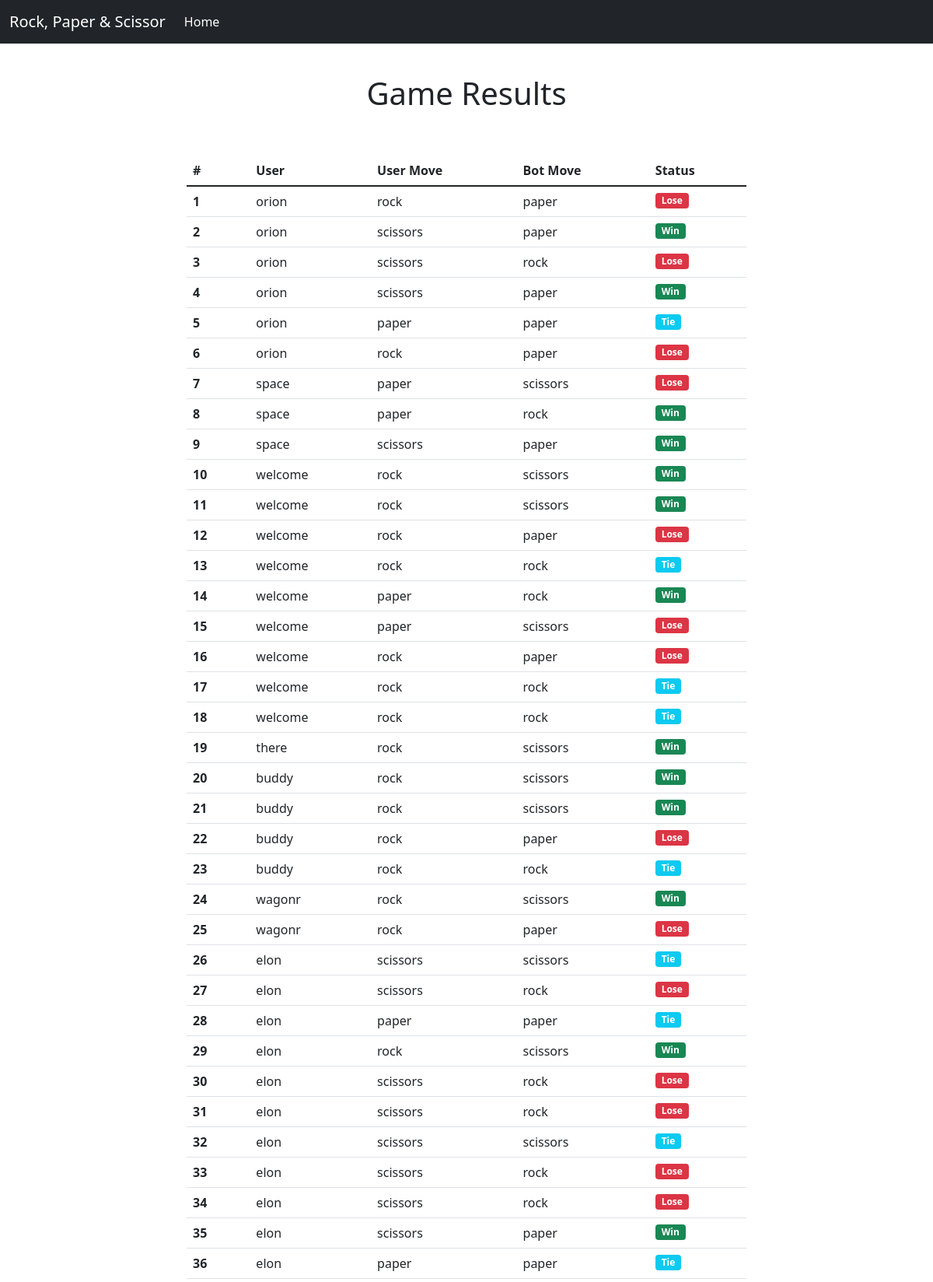
Page /result/ (upper part) on the committed database.
### sone/models.py (models this page shows, shortened)
class Result(models.Model):
    player = models.ForeignKey("Player", on_delete=models.CASCADE, related_name='score')
    bot_move = models.CharField(max_length=50, blank=True)
    user_move = models.CharField(max_length=50, blank=True)
    status = models.CharField(max_length=50, blank=True)

class Player(models.Model):
    name = models.CharField(max_length=50)
    user = models.OneToOneField(User, on_delete=models.CASCADE, related_name='player')

### sone/views.py (the view)
# urls.py: path('result/', views.result, name='result'),
def result(request):
    res = Result.objects.all().order_by('-id')
    context = {'res':res}
    return render(request, 'result.html', context)

### templates/result.html
{% extends 'base.html' %}
{% load static %}
{% block body %}
<main class="container">
  <div class="col-lg-12">
    <section class="py-5 text-center container">
      <div class="row py-lg-5">
        <div class="col-lg-8 col-md-10 mx-auto">
          <h1 class="fw-light">Game Results</h1>
          {% if res %}
          <div class="table-responsive">
            <table class="table table-hover mt-5">
              <thead class="thead-dark">
                <tr>
                  <th scope="col">#</th>
                  <th scope="col">User</th>
                  <th scope="col">User Move</th>
                  <th scope="col">Bot Move</th>
                  <th scope="col">Status</th>
                </tr>
              </thead>
              <tbody>
                {% for i in res %}
                  <tr>
                    <th scope="row">{{forloop.counter}}</th>
                    <td>{{i.player.name}}</td>
                    <td>{{i.user_move}}</td>
                    <td>{{i.bot_move}}</td>
                    <td>
                      {% if i.status == 'Win' %}
                        <span class="badge bg-success">{{i.status}}</span>
                      {% elif i.status == 'Lose' %}
                        <span class="badge bg-danger">{{i.status}}</span>
                      {% else %}
                        <span class="badge bg-info">{{i.status}}</span>
                      {% endif %}
                    </td>
                  </tr>
                {% endfor %}
              </tbody>
            </table>
          </div>
          {% else %}
          <div class="alert alert-info mt-5" role="alert">
            There are no results. Please start a game.
          </div>
          {% endif %}
        </div>
      </div>
    </section>
  </div>
</main>
{% endblock body %}

### templates/base.html (shortened to what this page needs)
{% load static %}
<html lang="en">
    <head>
    <link href="https://cdn.jsdelivr.net/npm/bootstrap@5.1.3/dist/css/bootstrap.min.css" rel="stylesheet">
  </head>
  <body data-new-gr-c-s-check-loaded="14.1043.0" data-gr-ext-installed="" cz-shortcut-listen="true">
    <nav class="navbar navbar-expand-md navbar-dark fixed-top bg-dark">
        <div class="container-fluid">
          <a class="navbar-brand" href="{% url 'home' %}">Rock, Paper & Scissor</a>
          <div class="collapse navbar-collapse" id="navbarCollapse">
            <ul class="navbar-nav me-auto mb-2 mb-md-0">
              <li class="nav-item">
                <a class="nav-link active" aria-current="page" href="{% url 'home' %}">Home</a>
              </li>
            </ul>
          </div>
        </div>
      </nav>
    {% block body %}
    {% endblock body %}
</body>

### rows in the picture
Result: player.name "orion", user_move "rock", bot_move "paper", status "Lose"
Result: player.name "orion", user_move "scissors", bot_move "paper", status "Win"
Result: player.name "orion", user_move "scissors", bot_move "rock", status "Lose"
Result: player.name "orion", user_move "scissors", bot_move "paper", status "Win"
Result: player.name "orion", user_move "paper", bot_move "paper", status "Tie"
Result: player.name "orion", user_move "rock", bot_move "paper", status "Lose"
Result: player.name "space", user_move "paper", bot_move "scissors", status "Lose"
Result: player.name "space", user_move "paper", bot_move "rock", status "Win"
Result: player.name "space", user_move "scissors", bot_move "paper", status "Win"
Result: player.name "welcome", user_move "rock", bot_move "scissors", status "Win"
Result: player.name "welcome", user_move "rock", bot_move "scissors", status "Win"
Result: player.name "welcome", user_move "rock", bot_move "paper", status "Lose"
Result: player.name "welcome", user_move "rock", bot_move "rock", status "Tie"
Result: player.name "welcome", user_move "paper", bot_move "rock", status "Win"
Result: player.name "welcome", user_move "paper", bot_move "scissors", status "Lose"
Result: player.name "welcome", user_move "rock", bot_move "paper", status "Lose"
Result: player.name "welcome", user_move "rock", bot_move "rock", status "Tie"
Result: player.name "welcome", user_move "rock", bot_move "rock", status "Tie"
Result: player.name "there", user_move "rock", bot_move "scissors", status "Win"
Result: player.name "buddy", user_move "rock", bot_move "scissors", status "Win"
Result: player.name "buddy", user_move "rock", bot_move "scissors", status "Win"
Result: player.name "buddy", user_move "rock", bot_move "paper", status "Lose"
Result: player.name "buddy", user_move "rock", bot_move "rock", status "Tie"
Result: player.name "wagonr", user_move "rock", bot_move "scissors", status "Win"
Result: player.name "wagonr", user_move "rock", bot_move "paper", status "Lose"
Result: player.name "elon", user_move "scissors", bot_move "scissors", status "Tie"
Result: player.name "elon", user_move "scissors", bot_move "rock", status "Lose"
Result: player.name "elon", user_move "paper", bot_move "paper", status "Tie"
Result: player.name "elon", user_move "rock", bot_move "scissors", status "Win"
Result: player.name "elon", user_move "scissors", bot_move "rock", status "Lose"
Result: player.name "elon", user_move "scissors", bot_move "rock", status "Lose"
Result: player.name "elon", user_move "scissors", bot_move "scissors", status "Tie"
Result: player.name "elon", user_move "scissors", bot_move "rock", status "Lose"
Result: player.name "elon", user_move "scissors", bot_move "rock", status "Lose"
Result: player.name "elon", user_move "scissors", bot_move "paper", status "Win"
Result: player.name "elon", user_move "paper", bot_move "paper", status "Tie"
